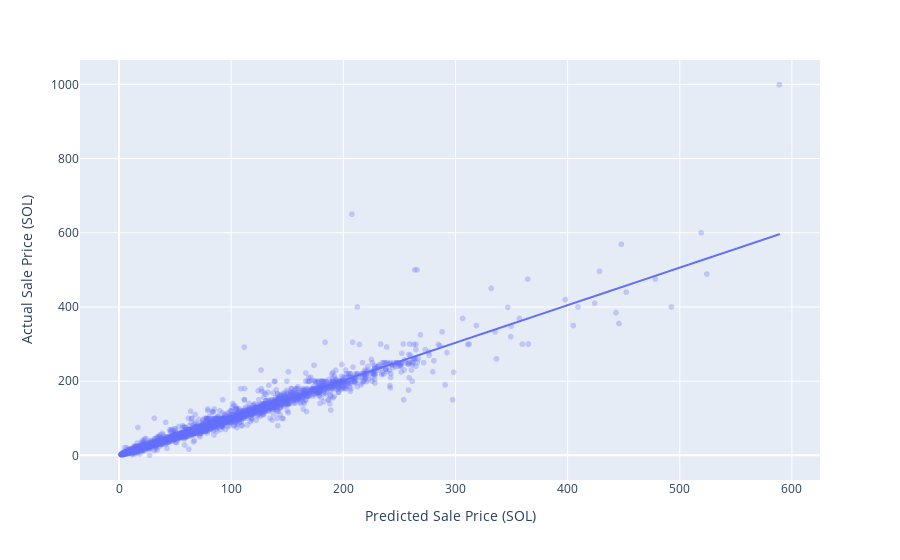

Notebook code for this chart:
### Code cell
fig = px.scatter(x=2**xgb_ypred, y=2**y_test, trendline="ols",opacity =0.3, 
        labels={
                     "x": "Predicted Sale Price (SOL)",
                     "y": "Actual Sale Price (SOL)"
                 })
fig.show()

### Figure 1 — Plotly figure (JSON) as saved in the notebook; plotly's stock layout.template omitted (floating-point values rounded to 4 significant figures; data arrays with more than 128 entries replaced by an {"elided": "..."} marker saying what was removed)
{"data": [{"hovertemplate": "Predicted Sale Price (SOL)=%{x}<br>Actual Sale Price (SOL)=%{y}<extra></extra>", "legendgroup": "", "marker": {"color": "#636efa", "opacity": 0.3, "symbol": "circle"}, "mode": "markers", "name": "", "showlegend": false, "type": "scattergl", "x": {"elided": "6964 float values"}, "xaxis": "x", "y": {"elided": "6964 float values"}, "yaxis": "y"}, {"hovertemplate": "<b>OLS trendline</b><br>y = 1.01259 * x + -0.22814<br>R<sup>2</sup>=0.960657<br><br>Predicted Sale Price (SOL)=%{x}<br>Actual Sale Price (SOL)=%{y} <b>(trend)</b><extra></extra>", "legendgroup": "", "marker": {"color": "#636efa", "symbol": "circle"}, "mode": "lines", "name": "", "showlegend": false, "type": "scattergl", "x": {"elided": "6964 float values"}, "xaxis": "x", "y": {"elided": "6964 float values"}, "yaxis": "y"}], "layout": {"legend": {"tracegroupgap": 0}, "margin": {"t": 60}, "xaxis": {"anchor": "y", "domain": [0, 1], "title": {"text": "Predicted Sale Price (SOL)"}}, "yaxis": {"anchor": "x", "domain": [0, 1], "title": {"text": "Actual Sale Price (SOL)"}}}}
